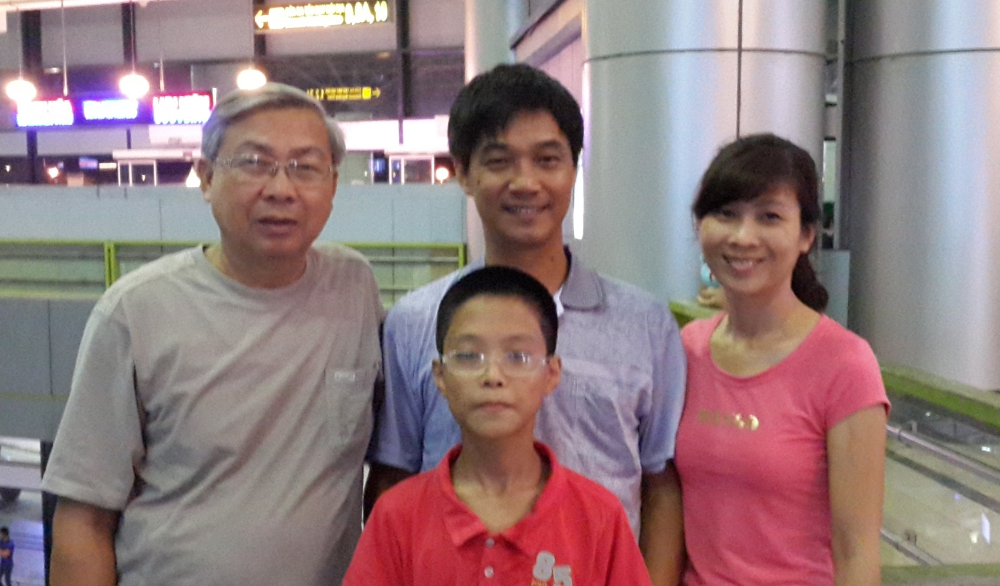
#> input picture test/face_sim_test.jpg, 1000 x 586 px; its folder holds only this picture in this run
$ python -i thanh_init_dataset.py   (imports and definitions only)
#> lines starting #> are read from the running program, lines starting #| are printed output that depends on the picture; after the words box and inside, x2 and y2 are one past the last pixel; in counts of white or black regions, pixels touching at a corner belong together
import numpy as np
import cv2
import glob
import shutil
import os
# from matplotlib import pyplot as plt

SRC_NAMES = "../../database/Names100Dataset/names100.txt"
DB_DIR = "../../database/"
SRC_DIR = "Names100Dataset/Names100_Images/"
DST_DIR = "storage/good_faces/"
BAD_DIR = "storage/bad_faces/"
image_per_name = 50

# ================================= METHODS ================================ #
# [52 lines left out: functions detectAndDisplay3, detectAndDisplay2, not called in this run]

def detectAndDisplay(imgName):
#> called with imgName = '../test/face_sim_test.jpg'
	face_cascade = cv2.CascadeClassifier('openCVDetector/haarcascade_frontalface_default.xml')

	img = cv2.imread(imgName)
#> img is the input picture: shape (586, 1000, 3); mean B, G, R 124.9, 122.8, 145.5
	gray = cv2.cvtColor(img, cv2.COLOR_BGR2GRAY)
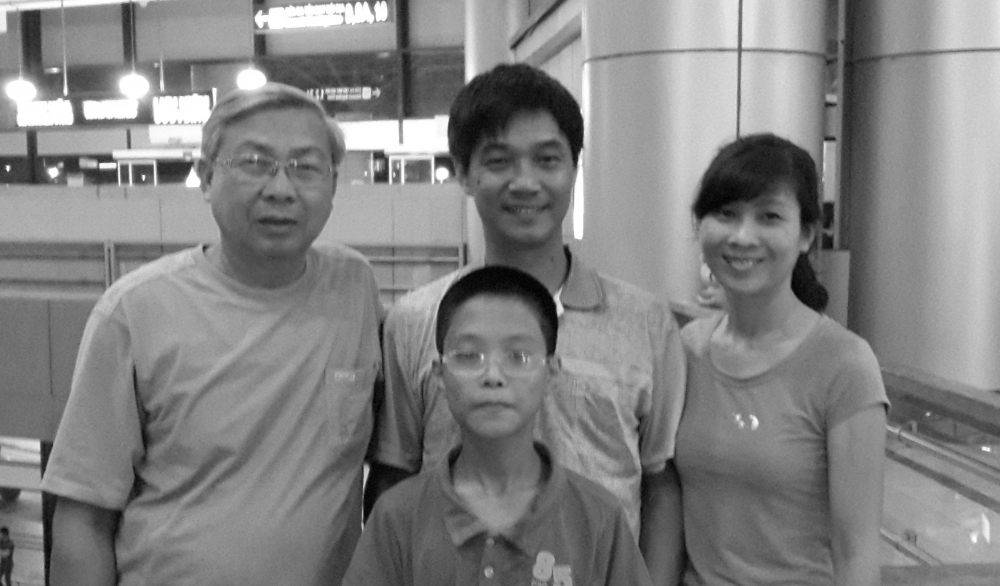
#> gray: shape (586, 1000); min 0, max 255, mean 129.8
	cv2.equalizeHist(gray, gray) # helps improve the detection
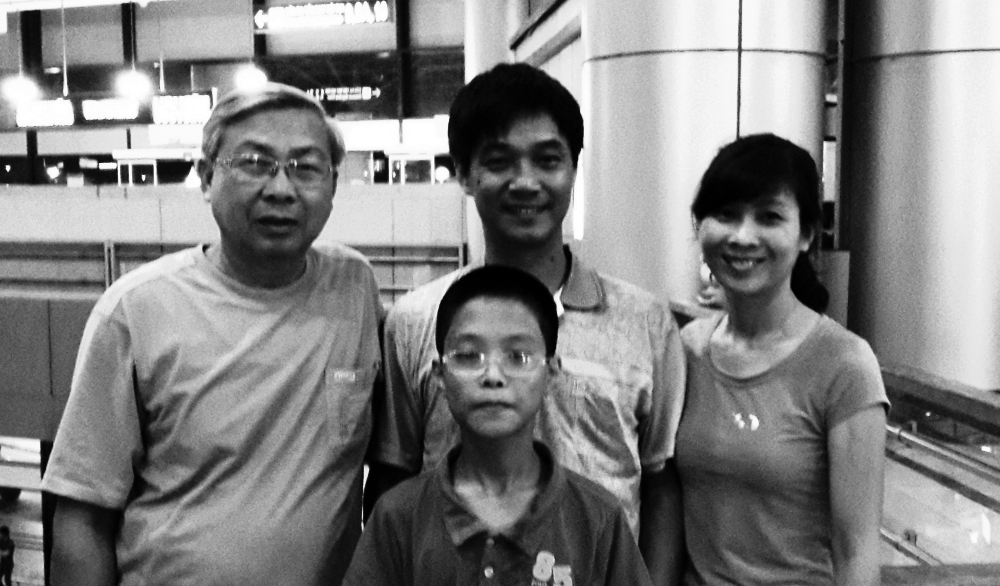
#> gray: shape (586, 1000); min 0, max 255, mean 128.3

	# return a list of detection boxes
	faces = face_cascade.detectMultiScale(gray, 1.3, 5)
#> faces = [[456, 107, 134, 134], [211, 113, 136, 136], [679, 166, 128, 128], [429, 299, 131, 131]]
	print("Number of faces: %d" % (len(faces)))
#| Number of faces: 4

	for i,face in enumerate(faces):
		print("detectAndDisplay "+str(i)+": ")
		print(face)
		(x,y,w,h) = face
		cv2.rectangle(img,(x,y),(x+w,y+h),(255,0,0),2)
		roi_gray = gray[y:y+h, x:x+w]
		roi_color = img[y:y+h, x:x+w]
#> this loop made 4 passes
#| detectAndDisplay 0:
#| [456 107 134 134]
#| detectAndDisplay 1:
#| [211 113 136 136]
#| detectAndDisplay 2:
#| [679 166 128 128]
#| detectAndDisplay 3:
#| [429 299 131 131]
#> pass 1, in detectAndDisplay, `roi_gray = gray[y:y+h, x:x+w]`:
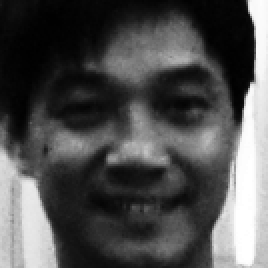
#> roi_gray: shape (134, 134) (shown 2 times larger); min 0, max 255, mean 79.4
#> pass 1, in detectAndDisplay, `roi_color = img[y:y+h, x:x+w]`:
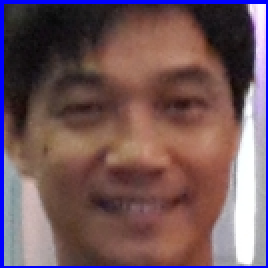
#> roi_color: shape (134, 134, 3) (shown 2 times larger); mean B, G, R 91.8, 87, 114.3
#> pass 2, in detectAndDisplay, `roi_gray = gray[y:y+h, x:x+w]`:
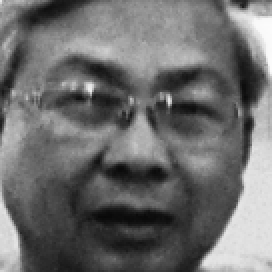
#> roi_gray: shape (136, 136) (shown 2 times larger); min 8, max 251, mean 108.6
#> pass 2, in detectAndDisplay, `roi_color = img[y:y+h, x:x+w]`:
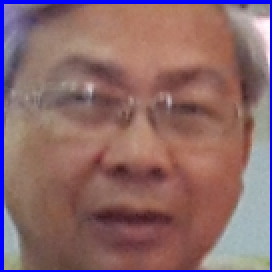
#> roi_color: shape (136, 136, 3) (shown 2 times larger); mean B, G, R 107.5, 105.1, 139.1
#> after the loop:
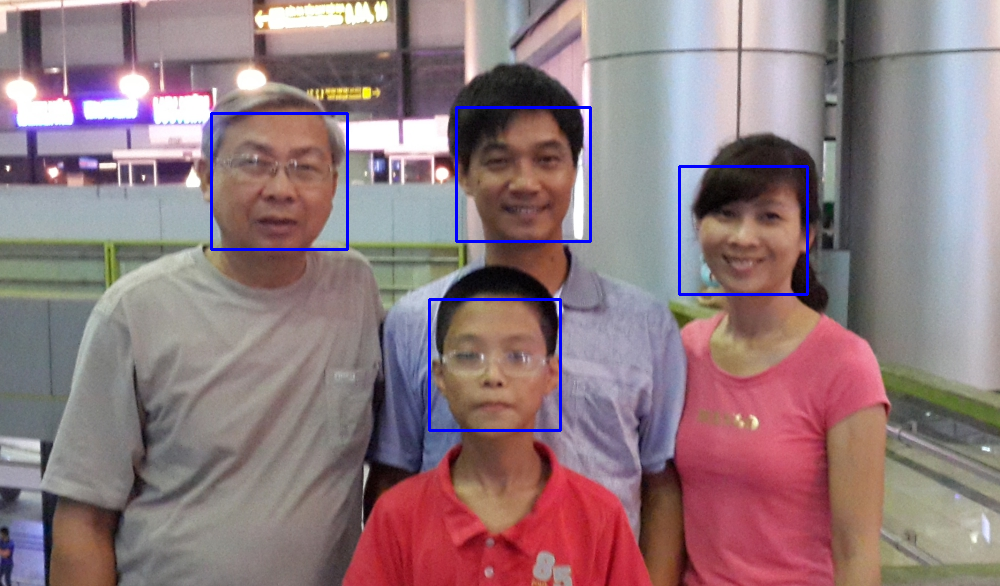
#> img: shape (586, 1000, 3); 1.08% of pixels changed, all inside (x1, y1, x2, y2) = (210, 106, 809, 432)

	cv2.imshow('img',img)
	cv2.waitKey(0)
	cv2.destroyAllWindows()

# [10 lines left out: function detect, not called in this run]

# =================================== MAIN ================================== #
# import names from text file in Names100Dataset
# each name correspond to 800 images
# [1 line not run here, left out]
# [1 line that did not run here, left out]
# [1 line not run here, left out]

# ======== Test individual images ======== #
# imgName = "../test/face_sim_test.jpg"
# print(imgName)
# detectAndDisplay(imgName)

# # ======== Detect and move images ======== #
# [1 line that did not run here, left out]
# for i,imgName in enumerate(imgNames):
# [19 lines not run here, left out]

# [9 lines of commented-out code are left out]

>>> result = detectAndDisplay('../test/face_sim_test.jpg')
